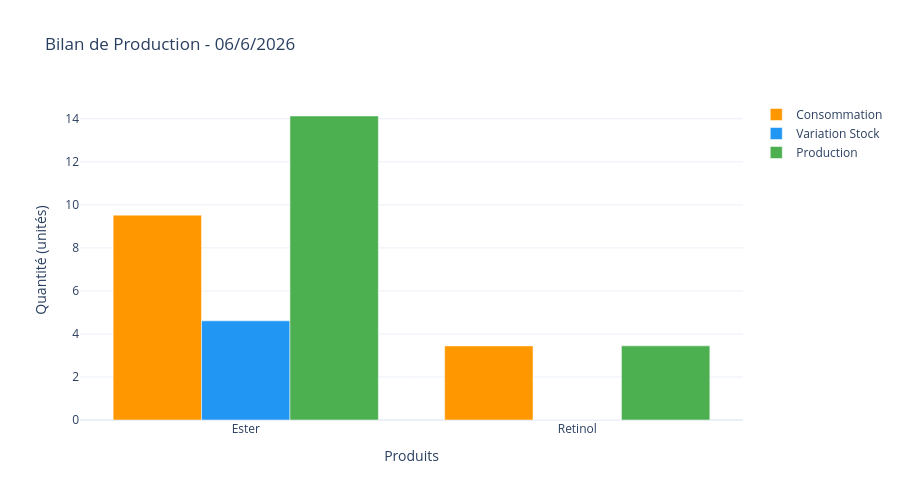

The cell this chart's notebook holds for it:
### Code cell
dashboard.afficher_bilan_journalier(jour=6, mois=6, annee=2026)

### Figure 1 — Plotly figure (JSON) as saved in the notebook; plotly's stock layout.template omitted (floating-point values rounded to 4 significant figures)
{"data": [{"marker": {"color": "#FF9800"}, "name": "Consommation", "type": "bar", "x": ["Ester", "Retinol"], "y": [9.522, 3.445]}, {"marker": {"color": "#2196F3"}, "name": "Variation Stock", "type": "bar", "x": ["Ester", "Retinol"], "y": [4.608, 0.001828]}, {"marker": {"color": "#4CAF50"}, "name": "Production", "type": "bar", "x": ["Ester", "Retinol"], "y": [14.13, 3.446]}], "layout": {"barmode": "group", "height": 500, "hovermode": "x unified", "title": {"text": "Bilan de Production - 06/6/2026"}, "xaxis": {"title": {"text": "Produits"}}, "yaxis": {"title": {"text": "Quantité (unités)"}}}}
